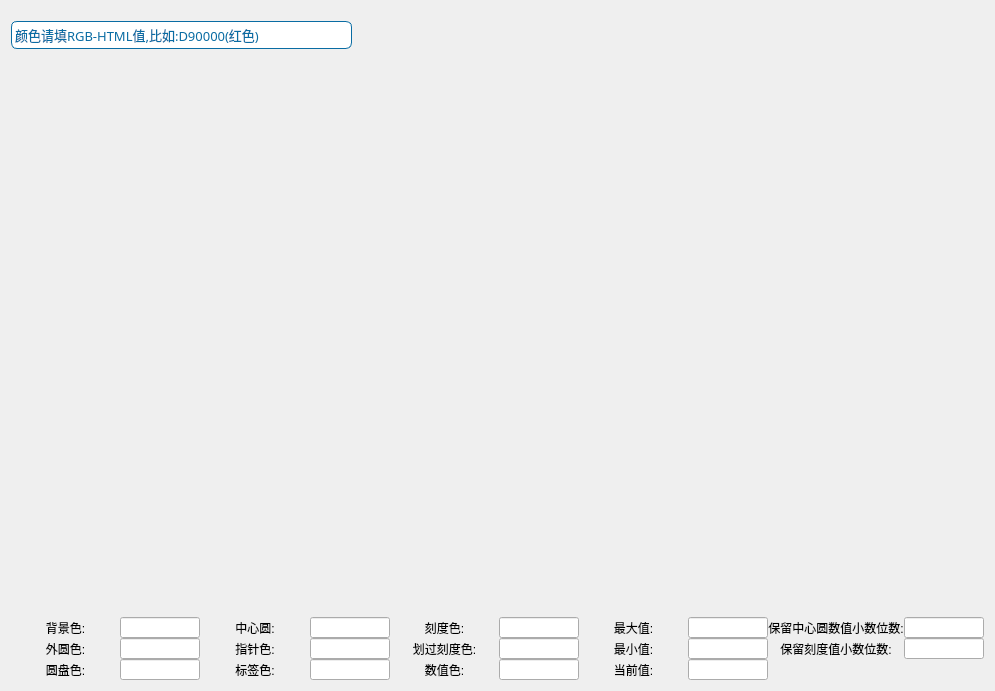
<?xml version="1.0" encoding="UTF-8"?>
<ui version="4.0">
 <class>Form</class>
 <widget class="QWidget" name="Form">
  <property name="geometry">
   <rect>
    <x>0</x>
    <y>0</y>
    <width>995</width>
    <height>691</height>
   </rect>
  </property>
  <property name="windowTitle">
   <string>表盘</string>
  </property>
  <layout class="QGridLayout" name="gridLayout_2">
   <item row="0" column="0">
    <widget class="QWidget" name="widget" native="true">
     <property name="sizePolicy">
      <sizepolicy hsizetype="Expanding" vsizetype="Expanding">
       <horstretch>0</horstretch>
       <verstretch>0</verstretch>
      </sizepolicy>
     </property>
     <widget class="QLabel" name="label_15">
      <property name="geometry">
       <rect>
        <x>0</x>
        <y>10</y>
        <width>341</width>
        <height>28</height>
       </rect>
      </property>
      <property name="sizePolicy">
       <sizepolicy hsizetype="Fixed" vsizetype="Fixed">
        <horstretch>0</horstretch>
        <verstretch>0</verstretch>
       </sizepolicy>
      </property>
      <property name="font">
       <font>
        <family>黑体</family>
        <pointsize>10</pointsize>
       </font>
      </property>
      <property name="styleSheet">
       <string notr="true">border-radius: 6px; 
        border: 1px solid rgb(9,108,163);
        background: white;
				color:rgb(9,108,163);</string>
      </property>
      <property name="text">
       <string>颜色请填RGB-HTML值,比如:D90000(红色)</string>
      </property>
      <property name="alignment">
       <set>Qt::AlignLeading|Qt::AlignLeft|Qt::AlignTop</set>
      </property>
     </widget>
    </widget>
   </item>
   <item row="1" column="0">
    <layout class="QGridLayout" name="gridLayout">
     <property name="spacing">
      <number>0</number>
     </property>
     <item row="0" column="2">
      <widget class="QLabel" name="label_4">
       <property name="text">
        <string>中心圆:</string>
       </property>
       <property name="alignment">
        <set>Qt::AlignCenter</set>
       </property>
      </widget>
     </item>
     <item row="0" column="0">
      <widget class="QLabel" name="label">
       <property name="text">
        <string>背景色:</string>
       </property>
       <property name="alignment">
        <set>Qt::AlignCenter</set>
       </property>
      </widget>
     </item>
     <item row="0" column="1">
      <widget class="QLineEdit" name="lineEditBackColor">
       <property name="sizePolicy">
        <sizepolicy hsizetype="Maximum" vsizetype="Maximum">
         <horstretch>0</horstretch>
         <verstretch>0</verstretch>
        </sizepolicy>
       </property>
       <property name="minimumSize">
        <size>
         <width>80</width>
         <height>0</height>
        </size>
       </property>
       <property name="maximumSize">
        <size>
         <width>80</width>
         <height>21</height>
        </size>
       </property>
      </widget>
     </item>
     <item row="0" column="3">
      <widget class="QLineEdit" name="lineEdit_18">
       <property name="sizePolicy">
        <sizepolicy hsizetype="Maximum" vsizetype="Maximum">
         <horstretch>0</horstretch>
         <verstretch>0</verstretch>
        </sizepolicy>
       </property>
       <property name="minimumSize">
        <size>
         <width>80</width>
         <height>0</height>
        </size>
       </property>
       <property name="maximumSize">
        <size>
         <width>80</width>
         <height>21</height>
        </size>
       </property>
      </widget>
     </item>
     <item row="0" column="5">
      <widget class="QLineEdit" name="lineEdit_21">
       <property name="sizePolicy">
        <sizepolicy hsizetype="Maximum" vsizetype="Maximum">
         <horstretch>0</horstretch>
         <verstretch>0</verstretch>
        </sizepolicy>
       </property>
       <property name="minimumSize">
        <size>
         <width>80</width>
         <height>0</height>
        </size>
       </property>
       <property name="maximumSize">
        <size>
         <width>80</width>
         <height>21</height>
        </size>
       </property>
      </widget>
     </item>
     <item row="0" column="4">
      <widget class="QLabel" name="label_6">
       <property name="text">
        <string>刻度色:</string>
       </property>
       <property name="alignment">
        <set>Qt::AlignCenter</set>
       </property>
      </widget>
     </item>
     <item row="0" column="7">
      <widget class="QLineEdit" name="lineEditMaxValue">
       <property name="sizePolicy">
        <sizepolicy hsizetype="Maximum" vsizetype="Maximum">
         <horstretch>0</horstretch>
         <verstretch>0</verstretch>
        </sizepolicy>
       </property>
       <property name="minimumSize">
        <size>
         <width>80</width>
         <height>0</height>
        </size>
       </property>
       <property name="maximumSize">
        <size>
         <width>80</width>
         <height>21</height>
        </size>
       </property>
      </widget>
     </item>
     <item row="0" column="6">
      <widget class="QLabel" name="label_10">
       <property name="text">
        <string>最大值:</string>
       </property>
       <property name="alignment">
        <set>Qt::AlignCenter</set>
       </property>
      </widget>
     </item>
     <item row="0" column="8">
      <widget class="QLabel" name="label_13">
       <property name="text">
        <string>保留中心圆数值小数位数:</string>
       </property>
       <property name="alignment">
        <set>Qt::AlignCenter</set>
       </property>
      </widget>
     </item>
     <item row="0" column="9">
      <widget class="QLineEdit" name="lineEdit_14">
       <property name="sizePolicy">
        <sizepolicy hsizetype="Maximum" vsizetype="Maximum">
         <horstretch>0</horstretch>
         <verstretch>0</verstretch>
        </sizepolicy>
       </property>
       <property name="minimumSize">
        <size>
         <width>80</width>
         <height>0</height>
        </size>
       </property>
       <property name="maximumSize">
        <size>
         <width>80</width>
         <height>21</height>
        </size>
       </property>
      </widget>
     </item>
     <item row="1" column="0">
      <widget class="QLabel" name="label_2">
       <property name="text">
        <string>外圆色:</string>
       </property>
       <property name="alignment">
        <set>Qt::AlignCenter</set>
       </property>
      </widget>
     </item>
     <item row="1" column="1">
      <widget class="QLineEdit" name="lineEdit_15">
       <property name="sizePolicy">
        <sizepolicy hsizetype="Maximum" vsizetype="Maximum">
         <horstretch>0</horstretch>
         <verstretch>0</verstretch>
        </sizepolicy>
       </property>
       <property name="minimumSize">
        <size>
         <width>80</width>
         <height>0</height>
        </size>
       </property>
       <property name="maximumSize">
        <size>
         <width>80</width>
         <height>21</height>
        </size>
       </property>
      </widget>
     </item>
     <item row="1" column="2">
      <widget class="QLabel" name="label_5">
       <property name="text">
        <string>指针色:</string>
       </property>
       <property name="alignment">
        <set>Qt::AlignCenter</set>
       </property>
      </widget>
     </item>
     <item row="1" column="3">
      <widget class="QLineEdit" name="lineEdit_17">
       <property name="sizePolicy">
        <sizepolicy hsizetype="Maximum" vsizetype="Maximum">
         <horstretch>0</horstretch>
         <verstretch>0</verstretch>
        </sizepolicy>
       </property>
       <property name="minimumSize">
        <size>
         <width>80</width>
         <height>0</height>
        </size>
       </property>
       <property name="maximumSize">
        <size>
         <width>80</width>
         <height>21</height>
        </size>
       </property>
      </widget>
     </item>
     <item row="1" column="5">
      <widget class="QLineEdit" name="lineEdit_8">
       <property name="sizePolicy">
        <sizepolicy hsizetype="Maximum" vsizetype="Maximum">
         <horstretch>0</horstretch>
         <verstretch>0</verstretch>
        </sizepolicy>
       </property>
       <property name="minimumSize">
        <size>
         <width>80</width>
         <height>0</height>
        </size>
       </property>
       <property name="maximumSize">
        <size>
         <width>80</width>
         <height>21</height>
        </size>
       </property>
      </widget>
     </item>
     <item row="1" column="7">
      <widget class="QLineEdit" name="lineEditMinValue">
       <property name="sizePolicy">
        <sizepolicy hsizetype="Maximum" vsizetype="Maximum">
         <horstretch>0</horstretch>
         <verstretch>0</verstretch>
        </sizepolicy>
       </property>
       <property name="minimumSize">
        <size>
         <width>80</width>
         <height>0</height>
        </size>
       </property>
       <property name="maximumSize">
        <size>
         <width>80</width>
         <height>21</height>
        </size>
       </property>
      </widget>
     </item>
     <item row="1" column="9">
      <widget class="QLineEdit" name="lineEdit_13">
       <property name="sizePolicy">
        <sizepolicy hsizetype="Maximum" vsizetype="Maximum">
         <horstretch>0</horstretch>
         <verstretch>0</verstretch>
        </sizepolicy>
       </property>
       <property name="minimumSize">
        <size>
         <width>80</width>
         <height>0</height>
        </size>
       </property>
       <property name="maximumSize">
        <size>
         <width>80</width>
         <height>21</height>
        </size>
       </property>
      </widget>
     </item>
     <item row="1" column="6">
      <widget class="QLabel" name="label_11">
       <property name="text">
        <string>最小值:</string>
       </property>
       <property name="alignment">
        <set>Qt::AlignCenter</set>
       </property>
      </widget>
     </item>
     <item row="4" column="6">
      <widget class="QLabel" name="label_12">
       <property name="text">
        <string>当前值:</string>
       </property>
       <property name="alignment">
        <set>Qt::AlignCenter</set>
       </property>
      </widget>
     </item>
     <item row="1" column="4">
      <widget class="QLabel" name="label_7">
       <property name="text">
        <string>划过刻度色:</string>
       </property>
       <property name="alignment">
        <set>Qt::AlignCenter</set>
       </property>
      </widget>
     </item>
     <item row="4" column="4">
      <widget class="QLabel" name="label_8">
       <property name="text">
        <string>数值色:</string>
       </property>
       <property name="alignment">
        <set>Qt::AlignCenter</set>
       </property>
      </widget>
     </item>
     <item row="4" column="2">
      <widget class="QLabel" name="label_9">
       <property name="text">
        <string>标签色:</string>
       </property>
       <property name="alignment">
        <set>Qt::AlignCenter</set>
       </property>
      </widget>
     </item>
     <item row="4" column="0">
      <widget class="QLabel" name="label_3">
       <property name="text">
        <string>圆盘色:</string>
       </property>
       <property name="alignment">
        <set>Qt::AlignCenter</set>
       </property>
      </widget>
     </item>
     <item row="1" column="8">
      <widget class="QLabel" name="label_14">
       <property name="text">
        <string>保留刻度值小数位数:</string>
       </property>
       <property name="alignment">
        <set>Qt::AlignCenter</set>
       </property>
      </widget>
     </item>
     <item row="4" column="5">
      <widget class="QLineEdit" name="lineEdit_16">
       <property name="sizePolicy">
        <sizepolicy hsizetype="Maximum" vsizetype="Maximum">
         <horstretch>0</horstretch>
         <verstretch>0</verstretch>
        </sizepolicy>
       </property>
       <property name="minimumSize">
        <size>
         <width>80</width>
         <height>0</height>
        </size>
       </property>
       <property name="maximumSize">
        <size>
         <width>80</width>
         <height>21</height>
        </size>
       </property>
      </widget>
     </item>
     <item row="4" column="7">
      <widget class="QLineEdit" name="lineEditCurValue">
       <property name="sizePolicy">
        <sizepolicy hsizetype="Maximum" vsizetype="Maximum">
         <horstretch>0</horstretch>
         <verstretch>0</verstretch>
        </sizepolicy>
       </property>
       <property name="minimumSize">
        <size>
         <width>80</width>
         <height>0</height>
        </size>
       </property>
       <property name="maximumSize">
        <size>
         <width>80</width>
         <height>21</height>
        </size>
       </property>
       <property name="placeholderText">
        <string/>
       </property>
      </widget>
     </item>
     <item row="4" column="3">
      <widget class="QLineEdit" name="lineEdit_12">
       <property name="sizePolicy">
        <sizepolicy hsizetype="Maximum" vsizetype="Maximum">
         <horstretch>0</horstretch>
         <verstretch>0</verstretch>
        </sizepolicy>
       </property>
       <property name="minimumSize">
        <size>
         <width>80</width>
         <height>0</height>
        </size>
       </property>
       <property name="maximumSize">
        <size>
         <width>80</width>
         <height>21</height>
        </size>
       </property>
      </widget>
     </item>
     <item row="4" column="1">
      <widget class="QLineEdit" name="lineEdit_11">
       <property name="sizePolicy">
        <sizepolicy hsizetype="Maximum" vsizetype="Maximum">
         <horstretch>0</horstretch>
         <verstretch>0</verstretch>
        </sizepolicy>
       </property>
       <property name="minimumSize">
        <size>
         <width>80</width>
         <height>0</height>
        </size>
       </property>
       <property name="maximumSize">
        <size>
         <width>80</width>
         <height>21</height>
        </size>
       </property>
      </widget>
     </item>
    </layout>
   </item>
  </layout>
 </widget>
 <resources/>
 <connections/>
</ui>
